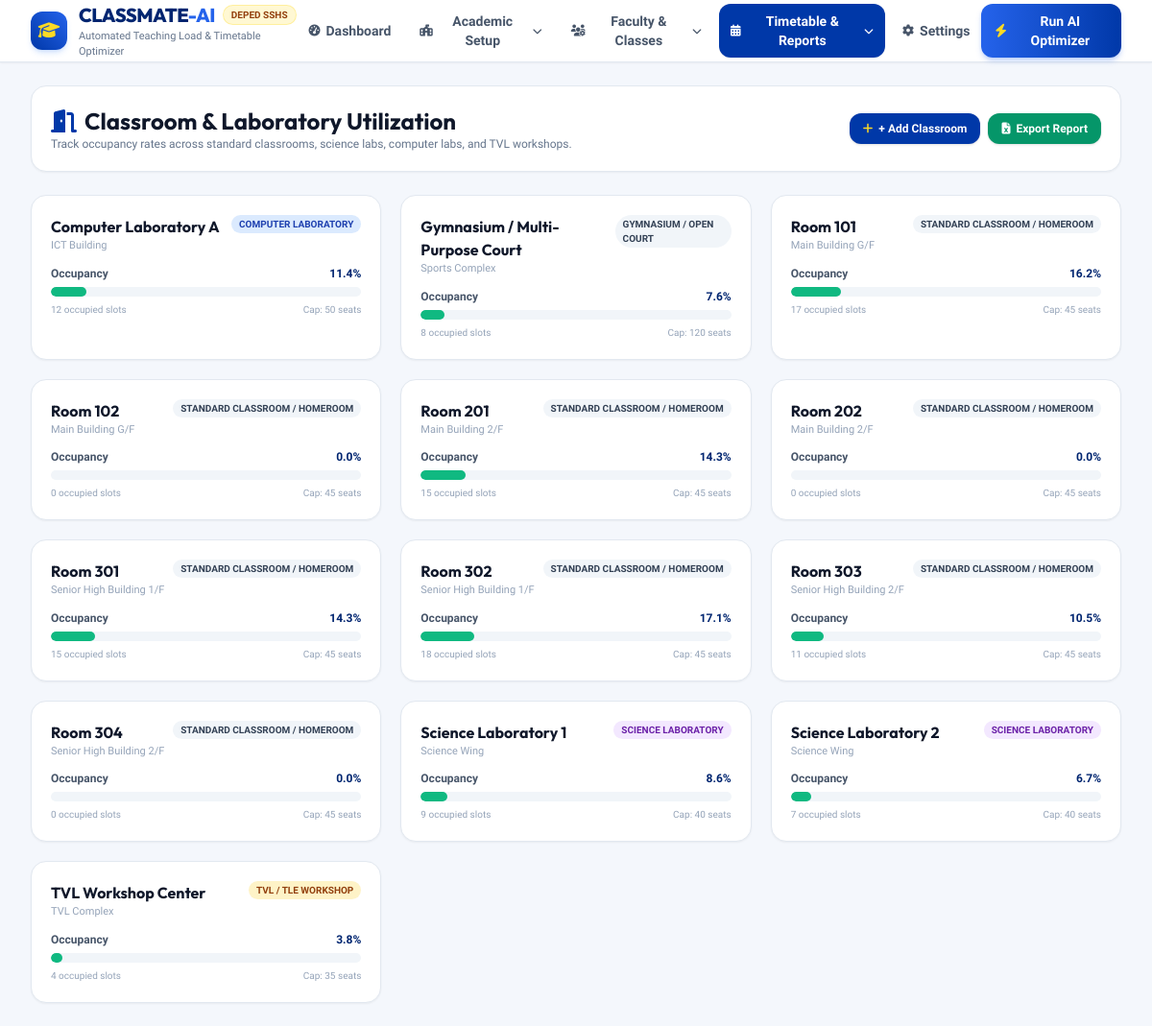
The app's page /room-utilization/, older data.
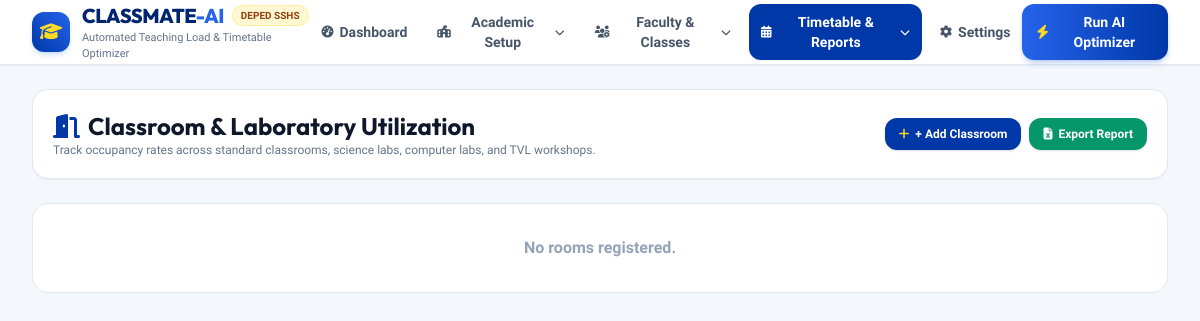
The same page, newer data.
### scheduler/models.py (models this page shows, shortened)
class Room(models.Model):
    ROOM_TYPES = [
        ('lecture', 'Standard Classroom / Homeroom'),
        ('science_lab', 'Science Laboratory'),
        ('computer_lab', 'Computer Laboratory'),
        ('tvl_workshop', 'TVL / TLE Workshop'),
        ('gym', 'Gymnasium / Open Court'),
    ]
    name = models.CharField(max_length=100, unique=True)
    room_type = models.CharField(max_length=60, default='lecture')
    capacity = models.IntegerField(default=45)
    building = models.CharField(max_length=100, blank=True, default='')
    is_active = models.BooleanField(default=True)
    @property
    def room_type_display_name(self):
        ft = FacilityType.objects.filter(code=self.room_type).first()
        if ft:
            return ft.name
        dict_choices = dict(self.ROOM_TYPES)
        if self.room_type in dict_choices:
            return dict_choices[self.room_type]
        return self.room_type.replace('_', ' ').title()
    def get_room_type_display(self):
        return self.room_type_display_name

### scheduler/views.py (the view)
# urls.py: path('room-utilization/', views.room_utilization_view, name='room_utilization'),
def room_utilization_view(request):
    schedule = Schedule.objects.order_by('-updated_at').first()
    rooms = Room.objects.filter(is_active=True).order_by('room_type', 'name')
    timeslots = TimeSlot.objects.filter(day_of_week=1).order_by('period_number')
    days = [(1, 'Monday'), (2, 'Tuesday'), (3, 'Wednesday'), (4, 'Thursday'), (5, 'Friday')]
    room_stats = []
    if schedule:
        total_schedulable_slots = TimeSlot.objects.filter(is_break=False).count()
        items = ScheduleItem.objects.filter(schedule=schedule)
        for r in rooms:
            occupied_count = items.filter(room=r).count()
            rate = (occupied_count / total_schedulable_slots * 100) if total_schedulable_slots > 0 else 0
            room_stats.append({
                'room': r,
                'occupied_count': occupied_count,
                'total_slots': total_schedulable_slots,
                'rate': round(rate, 1),
            })
    context = {
        'schedule': schedule,
        'rooms': rooms,
        'room_stats': room_stats,
        'days': days,
        'timeslots': timeslots,
    }
    return render(request, 'room_utilization.html', context)

### templates/room_utilization.html (shortened to what this page needs)
{% extends 'base.html' %}
{% block content %}
<div class="space-y-6">
    <div class="bg-white rounded-2xl p-5 border border-slate-200 shadow-sm flex flex-col sm:flex-row sm:items-center justify-between gap-3">
        <div>
            <h1 class="text-xl sm:text-2xl font-bold font-heading text-slate-900 flex items-center space-x-2">
                <i class="fa-solid fa-door-open text-deped-blue"></i>
                <span>Classroom & Laboratory Utilization</span>
            </h1>
            <p class="text-xs text-slate-500">
                Track occupancy rates across standard classrooms, science labs, computer labs, and TVL workshops.
            </p>
        </div>
        <div class="flex items-center space-x-2">
            <a href="{% url 'settings' %}" class="px-3.5 py-2 rounded-xl bg-deped-blue hover:bg-deped-darkblue text-white font-bold text-xs shadow transition flex items-center space-x-1.5">
                <i class="fa-solid fa-plus text-deped-gold"></i>
                <span>+ Add Classroom</span>
            </a>
            <a href="{% url 'export_excel' %}" class="px-3.5 py-2 rounded-xl bg-emerald-600 hover:bg-emerald-700 text-white font-bold text-xs shadow transition flex items-center space-x-1.5">
                <i class="fa-solid fa-file-excel"></i>
                <span>Export Report</span>
            </a>
        </div>
    </div>
    <div class="grid grid-cols-1 sm:grid-cols-2 lg:grid-cols-3 gap-4 sm:gap-5">
        {% for stat in room_stats %}
        <div class="bg-white rounded-2xl p-5 border border-slate-200 shadow-sm space-y-3 hover:border-blue-300 transition">
            <div class="flex items-start justify-between">
                <div>
                    <span class="font-heading font-bold text-base text-slate-900 block">{{ stat.room.name }}</span>
                    <span class="text-[11px] text-slate-400 block">{{ stat.room.building|default:"Campus Wing" }}</span>
                </div>
                <span class="text-[10px] font-bold uppercase px-2 py-0.5 rounded-full {% if stat.room.room_type == 'science_lab' %}bg-purple-100 text-purple-800{% elif stat.room.room_type == 'computer_lab' %}bg-blue-100 text-blue-800{% elif stat.room.room_type == 'tvl_workshop' %}bg-amber-100 text-amber-800{% else %}bg-slate-100 text-slate-700{% endif %}">
                    {{ stat.room.get_room_type_display }}
                </span>
            </div>
            <div class="space-y-1.5">
                <div class="flex items-center justify-between text-xs">
                    <span class="font-semibold text-slate-600">Occupancy</span>
                    <span class="font-bold text-deped-darkblue">{{ stat.rate }}%</span>
                </div>
                <div class="w-full bg-slate-100 rounded-full h-2.5 overflow-hidden">
                    <div class="h-2.5 rounded-full {% if stat.rate > 80 %}bg-amber-500{% elif stat.rate > 40 %}bg-blue-600{% else %}bg-emerald-500{% endif %}" style="width: {{ stat.rate }}%"></div>
                </div>
                <div class="flex justify-between text-[10px] text-slate-400">
                    <span>{{ stat.occupied_count }} occupied slots</span>
                    <span>Cap: {{ stat.room.capacity }} seats</span>
                </div>
            </div>
        </div>
        {% empty %}
        <div class="col-span-3 p-8 text-center bg-white rounded-2xl border border-slate-200 text-slate-400 font-semibold">
            No rooms registered.
        </div>
        {% endfor %}
    </div>
</div>
{% endblock %}

### templates/base.html (shortened to what this page needs)
<!DOCTYPE html>
<html lang="en">
<head>
    <script src="https://cdn.tailwindcss.com"></script>
    <link rel="stylesheet" href="https://cdnjs.cloudflare.com/ajax/libs/font-awesome/6.5.1/css/all.min.css">
</head>
<body class="min-h-screen flex flex-col pb-20 md:pb-0 text-slate-800 antialiased selection:bg-deped-blue selection:text-white">
    <header class="sticky top-0 z-40 bg-white/95 backdrop-blur border-b border-slate-200 shadow-sm">
        <div class="max-w-7xl mx-auto px-4 sm:px-6 lg:px-8">
            <div class="flex items-center justify-between h-16">
                <a href="{% url 'dashboard' %}" class="flex items-center space-x-3 group">
                    <div class="w-10 h-10 rounded-xl bg-gradient-to-tr from-deped-blue to-blue-600 flex items-center justify-center text-white shadow-md shadow-blue-500/20 group-hover:scale-105 transition">
                        <i class="fa-solid fa-graduation-cap text-lg text-deped-gold"></i>
                    </div>
                    <div>
                        <div class="flex items-center space-x-2">
                            <span class="font-heading font-extrabold text-xl text-deped-darkblue tracking-tight">CLASSMATE<span class="text-blue-600">-AI</span></span>
                            <span class="text-[10px] uppercase font-bold bg-deped-gold/20 text-amber-800 px-2 py-0.5 rounded-full border border-deped-gold/30">DepEd SSHS</span>
                        </div>
                        <p class="text-[11px] text-slate-500 font-medium hidden lg:block">Automated Teaching Load & Timetable Optimizer</p>
                    </div>
                </a>
                <nav class="hidden md:flex items-center space-x-1 lg:space-x-1.5" id="desktopNav">
                    <a href="{% url 'dashboard' %}" class="px-3 py-2 rounded-xl text-xs lg:text-sm font-semibold transition flex items-center space-x-1.5 {% if request.resolver_match.url_name == 'dashboard' %}bg-deped-blue text-white shadow-sm{% else %}text-slate-600 hover:text-deped-blue hover:bg-slate-100{% endif %}">
                        <i class="fa-solid fa-gauge-high text-xs"></i>
                        <span>Dashboard</span>
                    </a>
                    <div class="relative group dropdown-container">
                        <button type="button" class="dropdown-btn px-3 py-2 rounded-xl text-xs lg:text-sm font-semibold transition flex items-center space-x-1.5 {% if request.resolver_match.url_name == 'timeframes' or request.resolver_match.url_name == 'subjects' %}bg-deped-blue text-white shadow-sm{% else %}text-slate-600 hover:text-deped-blue hover:bg-slate-100{% endif %}">
                            <i class="fa-solid fa-school-flag text-xs"></i>
                            <span>Academic Setup</span>
                            <i class="fa-solid fa-chevron-down text-[10px] ml-0.5 transition-transform group-hover:rotate-180"></i>
                        </button>
                    </div>
                    <div class="relative group dropdown-container">
                        <button type="button" class="dropdown-btn px-3 py-2 rounded-xl text-xs lg:text-sm font-semibold transition flex items-center space-x-1.5 {% if request.resolver_match.url_name == 'teachers' or request.resolver_match.url_name == 'sections' or request.resolver_match.url_name == 'teacher_loads' or request.resolver_match.url_name == 'print_sf7' %}bg-deped-blue text-white shadow-sm{% else %}text-slate-600 hover:text-deped-blue hover:bg-slate-100{% endif %}">
                            <i class="fa-solid fa-users-gear text-xs"></i>
                            <span>Faculty & Classes</span>
                            <i class="fa-solid fa-chevron-down text-[10px] ml-0.5 transition-transform group-hover:rotate-180"></i>
                        </button>
                    </div>
                    <div class="relative group dropdown-container">
                        <button type="button" class="dropdown-btn px-3 py-2 rounded-xl text-xs lg:text-sm font-semibold transition flex items-center space-x-1.5 {% if request.resolver_match.url_name == 'timetable' or request.resolver_match.url_name == 'room_utilization' or request.resolver_match.url_name == 'import_export' %}bg-deped-blue text-white shadow-sm{% else %}text-slate-600 hover:text-deped-blue hover:bg-slate-100{% endif %}">
                            <i class="fa-solid fa-calendar-days text-xs"></i>
                            <span>Timetable & Reports</span>
                            <i class="fa-solid fa-chevron-down text-[10px] ml-0.5 transition-transform group-hover:rotate-180"></i>
                        </button>
                    </div>
                    <a href="{% url 'settings' %}" class="px-3 py-2 rounded-xl text-xs lg:text-sm font-semibold transition flex items-center space-x-1.5 {% if request.resolver_match.url_name == 'settings' %}bg-deped-blue text-white shadow-sm{% else %}text-slate-600 hover:text-deped-blue hover:bg-slate-100{% endif %}">
                        <i class="fa-solid fa-gear text-xs"></i>
                        <span>Settings</span>
                    </a>
                </nav>
                <div class="flex items-center space-x-2">
                    <button onclick="openGaModal()" class="inline-flex items-center px-3 sm:px-3.5 py-2 rounded-xl text-xs sm:text-sm font-bold bg-gradient-to-r from-blue-600 to-deped-blue text-white shadow-md shadow-blue-600/25 hover:from-blue-700 hover:to-deped-darkblue transition active:scale-95">
                        <i class="fa-solid fa-bolt text-deped-gold mr-1.5 animate-pulse"></i>
                        <span class="hidden sm:inline">Run AI Optimizer</span>
                    </button>
                </div>
            </div>
        </div>
    </header>
    <main class="flex-1 max-w-7xl w-full mx-auto px-4 sm:px-6 lg:px-8 py-6">
        {% block content %}{% endblock %}
    </main>
</body>
</html>

### templates/base.html (style rules this page uses)
body { font-family: 'Plus Jakarta Sans', sans-serif; background-color: #F4F7FC; }
h1, h2, h3, h4, .font-heading { font-family: 'Outfit', sans-serif; }

Row changes from the older to the newer data that the page shows:
removed Room: room.name "Computer Laboratory A", room.building "ICT Building", room.room_type "COMPUTER LABORATORY", rate "11.4", occupied_count "12", room.capacity "50"
removed Room: room.name "Gymnasium / Multi-Purpose Court", room.building "Sports Complex", room.room_type "GYMNASIUM / OPEN COURT", rate "7.6", occupied_count "8", room.capacity "120"
removed Room: room.name "Room 101", room.building "Main Building G/F", room.room_type "STANDARD CLASSROOM / HOMEROOM", rate "16.2", occupied_count "17", room.capacity "45"
removed Room: room.name "Room 102", room.building "Main Building G/F", room.room_type "STANDARD CLASSROOM / HOMEROOM", rate "0.0", occupied_count "0", room.capacity "45"
removed Room: room.name "Room 201", room.building "Main Building 2/F", room.room_type "STANDARD CLASSROOM / HOMEROOM", rate "14.3", occupied_count "15", room.capacity "45"
removed Room: room.name "Room 202", room.building "Main Building 2/F", room.room_type "STANDARD CLASSROOM / HOMEROOM", rate "0.0", occupied_count "0", room.capacity "45"
removed Room: room.name "Room 301", room.building "Senior High Building 1/F", room.room_type "STANDARD CLASSROOM / HOMEROOM", rate "14.3", occupied_count "15", room.capacity "45"
removed Room: room.name "Room 302", room.building "Senior High Building 1/F", room.room_type "STANDARD CLASSROOM / HOMEROOM", rate "17.1", occupied_count "18", room.capacity "45"
removed Room: room.name "Room 303", room.building "Senior High Building 2/F", room.room_type "STANDARD CLASSROOM / HOMEROOM", rate "10.5", occupied_count "11", room.capacity "45"
removed Room: room.name "Room 304", room.building "Senior High Building 2/F", room.room_type "STANDARD CLASSROOM / HOMEROOM", rate "0.0", occupied_count "0", room.capacity "45"
removed Room: room.name "Science Laboratory 1", room.building "Science Wing", room.room_type "SCIENCE LABORATORY", rate "8.6", occupied_count "9", room.capacity "40"
removed Room: room.name "Science Laboratory 2", room.building "Science Wing", room.room_type "SCIENCE LABORATORY", rate "6.7", occupied_count "7", room.capacity "40"
removed Room: room.name "TVL Workshop Center", room.building "TVL Complex", room.room_type "TVL / TLE WORKSHOP", rate "3.8", occupied_count "4", room.capacity "35"
Text that changed along with them:
text now shown: "No rooms registered."
